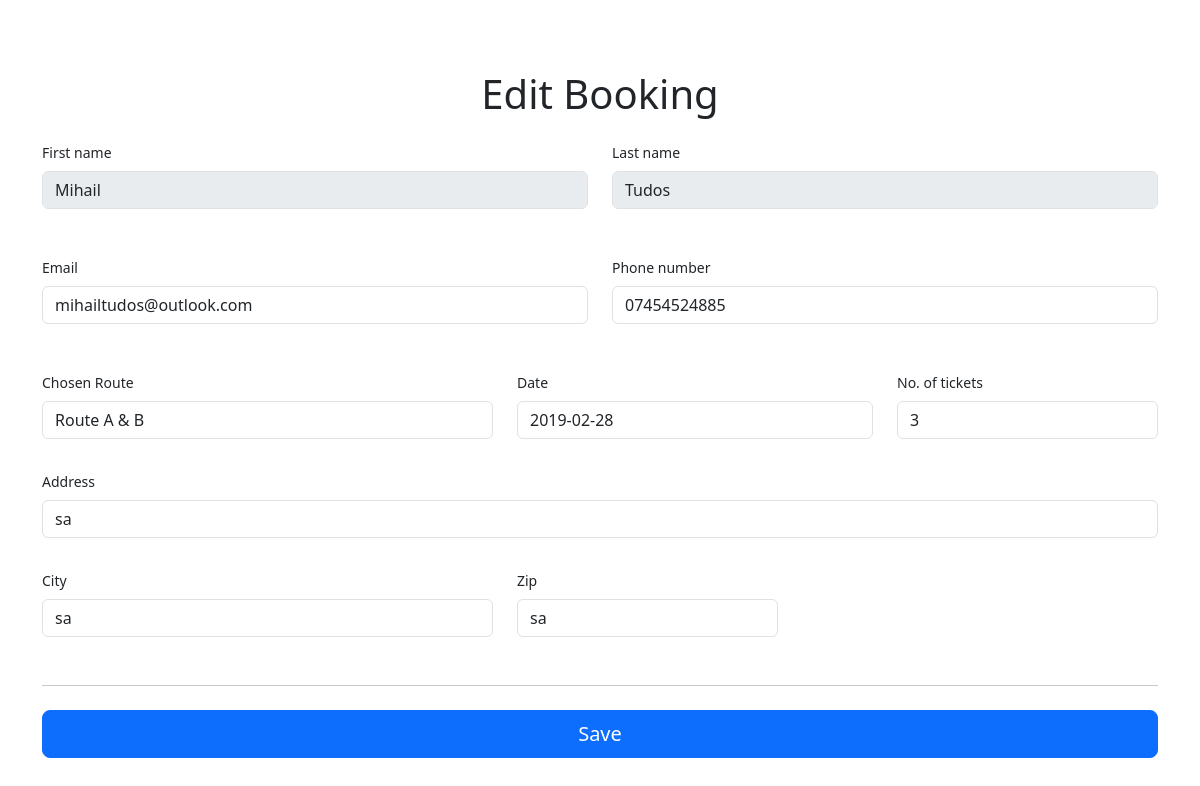
/includes/edit.php?id=67&action=adminEdit, run on the app's committed database.
### tables this page shows
CREATE TABLE `_users_` (
  `_user_id_` int(11) NOT NULL,
  `_user_first_name_` varchar(144) NOT NULL,
  `_user_last_name_` varchar(144) NOT NULL,
  `_user_email_` varchar(144) NOT NULL,
  `_user_phone_no_` varchar(56) NOT NULL,
  `_user_street_` varchar(255) NOT NULL,
  `_user_city_` varchar(56) NOT NULL,
  `_user_postcode_` varchar(56) NOT NULL,
  `_user_password_` varchar(255) NOT NULL,
  `_privileges_` tinyint(1) NOT NULL DEFAULT '0'
);

CREATE TABLE `_tours_` (
  `_id_` int(11) NOT NULL,
  `_title_` varchar(500) NOT NULL,
  `_short_description_` varchar(500) NOT NULL,
  `_description_` varchar(1500) NOT NULL,
  `_region_` varchar(30) NOT NULL,
  `_color_` varchar(30) NOT NULL,
  `_duration_` varchar(255) NOT NULL,
  `_frequency_` varchar(255) NOT NULL,
  `_price_` double NOT NULL
);

CREATE TABLE `_booked_guided_tours_` (
  `_id_` int(11) NOT NULL,
  `_tour_id_` int(11) NOT NULL,
  `_user_id_` int(11) NOT NULL,
  `_date_` date NOT NULL,
  `_number_of_tickets_` int(2) NOT NULL,
  `book_date` datetime DEFAULT CURRENT_TIMESTAMP,
  `_contact_email_` varchar(144) NOT NULL,
  `_contact_number_` int(48) NOT NULL,
  `_address_` varchar(255) NOT NULL,
  `_city_` varchar(56) NOT NULL,
  `_postcode_` varchar(56) NOT NULL
);

### includes/edit.php (the view, shortened to what this page needs)
<?php
include 'db_inc.php';
$id = $_GET['id'];
$action = $_GET['action'];
if(isset($_GET['id'])){
    if($action == 'adminEdit'){
        $query = "       SELECT b._id_ , u._user_first_name_, u._user_last_name_, u._user_email_ , u._user_phone_no_ , t._title_, b._date_, b._number_of_tickets_, b._address_, b._city_, b._postcode_ FROM _booked_guided_tours_ b INNER JOIN _users_ u on b._user_id_ = u._user_id_ INNER JOIN _tours_ t on b._tour_id_ = t._id_";
        $results = mysqli_query($connection, $query);
        $row = mysqli_fetch_assoc($results);
        echo '<!doctype html>
        <html lang="en">
        <head>
            <title>Edid booking '.$id.'</title>
            <link rel="stylesheet" href="https://maxcdn.bootstrapcdn.com/bootstrap/4.0.0/css/bootstrap.min.css">
            <link rel="stylesheet" href="css/style.css">
        <link href="/docs/4.3/dist/css/bootstrap.min.css" rel="stylesheet">
            <link href="..\admin\css\style.css" rel="stylesheet">
        </head>
        <body>
        <h1 class="text-center addMargin">Edit Booking</h1>
            <div class="container margin-bottom">
            <form action="../includes/insert.php?id='.$id.'" method="POST" class="needs-validation" novalidate>
                <div class="row">
                <div class="col-md-6 mb-3">
                    <label for="firstName">First name</label>
                    <input type="text" name="firstName" class="form-control" id="firstName" value="'.trim($row['_user_first_name_']).'" required readonly>
                </div>
                <div class="col-md-6 mb-3">
                    <label for="lastName">Last name</label>
                    <input type="text" name="secondName" class="form-control" id="lastName" value="'.trim($row['_user_last_name_']).'" required readonly>
                </div>
                </div>
                <div class="row">
                <div class="col-md-6 mb-3">
                <label for="email">Email </label>
                <input type="email" name="email" class="form-control"  value="'.trim($row['_user_email_']).'" required>
                </div>
                <div class="col-md-6 mb-3">
                    <label for="state">Phone number</label>
                    <input type="number" name="phoneNumber" class="form-control" id="number" value="'.trim($row['_user_phone_no_']).'" required>
                </div>
                </div>
                <div class="row">
                <div class="col-md-5 mb-3">
                <label for="validationCustom03">Chosen Route</label>
                <select name="tour" class="form-control">
                <option selected>'.trim($row['_title_']).'</option>';
                                            echo'
                                        </select>
                    <div class="invalid-feedback">
                    Please select a valid country.
                    </div>
                </div>
                <div class="col-md-4 mb-3">
                <div class="bootstrap-iso">
                    <label for="validationCustom04">Date</label>
                    <input class="form-control" id="date" name="date" value="'.trim($row['_date_']).'" type="text" required/>
                    <div class="invalid-feedback">
                    Please provide a valid date.
                    </div>
                </div>
                </div>
                <div class="col-md-3 mb-3">
                    <label for="zip">No. of tickets</label>
                    <input type="number" name="number"  class="form-control"  value="'.trim($row['_number_of_tickets_']).'" required>
                    <div class="invalid-feedback">
                    A valid number is required.
                    </div>
                </div>
                </div>
                <div class="mb-3">
                <label for="address">Address</label>
                <input type="text" name="street" class="form-control" id="address" value="'.trim($row['_address_']).'" required>
                <div class="invalid-feedback">
                    Please enter your shipping address.
                </div>
                </div>
                <div class="row">
                <div class="col-md-5 mb-3">
                    <label for="country">City</label>
                    <input type="text" name="city" class="form-control" id="city" value="'.trim($row['_city_']).'">
                    <div class="invalid-feedback">
                    Please enter a valid city.
                    </div>
                </div>
                <div class="col-md-3 mb-3">
                    <label for="postcode">Zip</label>
                    <input type="text" name="postcode" class="form-control" id="postcode" value="'.trim($row['_postcode_']).'" required>
                    <div class="invalid-feedback">
                    Post code required.
                    </div>
                </div>
                </div>
                <hr class="mb-4">
                <button class="btn btn-primary btn-lg btn-block" name="save" type="submit">Save</button>
         </form>
        </div>
        ';
        include '../admin/footer.php';
        }
}else{
}
?>

### css/style.css (style rules this page uses)
html, body { height: 100%; width: 100%; font-family: 'Poppins', sans-serif; }
* { box-sizing: border-box; }
[class*="col-"] { padding: 1rem; }

### admin/css/style.css (style rules this page uses)
body { font-size: .875rem; }
.margin-bottom { margin-bottom: 50px; }
.addMargin { margin-top: 70px; }

### data on the page
_users_: firstName "Mihail", secondName "Tudos", email "mihailtudos@outlook.com", phoneNumber "07454524885"
_tours_: tour "Route A & B"
_booked_guided_tours_: date "2019-02-28", number "3", street "sa", city "sa", postcode "sa"
